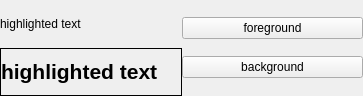
<?xml version="1.0" encoding="UTF-8"?>
<ui version="4.0">
 <class>CTextColorChooser</class>
 <widget class="QWidget" name="CTextColorChooser">
  <property name="geometry">
   <rect>
    <x>0</x>
    <y>0</y>
    <width>363</width>
    <height>96</height>
   </rect>
  </property>
  <property name="windowTitle">
   <string notr="true"/>
  </property>
  <layout class="QHBoxLayout" name="horizontalLayout">
   <item>
    <layout class="QVBoxLayout" name="verticalLayout">
     <item>
      <widget class="QLabel" name="lblTitle">
       <property name="text">
        <string>highlighted text</string>
       </property>
      </widget>
     </item>
     <item>
      <widget class="QLabel" name="lblHT">
       <property name="frameShape">
        <enum>QFrame::Box</enum>
       </property>
       <property name="text">
        <string>&lt;!DOCTYPE HTML PUBLIC &quot;-//W3C//DTD HTML 4.0//EN&quot; &quot;http://www.w3.org/TR/REC-html40/strict.dtd&quot;&gt;
&lt;html&gt;&lt;head&gt;&lt;meta name=&quot;qrichtext&quot; content=&quot;1&quot; /&gt;&lt;style type=&quot;text/css&quot;&gt;
p, li { white-space: pre-wrap; }
&lt;/style&gt;&lt;/head&gt;&lt;body style=&quot; font-family:'Sans Serif'; font-size:12pt; font-weight:400; font-style:normal;&quot;&gt;
&lt;table border=&quot;0&quot; style=&quot;-qt-table-type: root; margin-top:4px; margin-bottom:4px; margin-left:4px; margin-right:4px;&quot;&gt;
&lt;tr&gt;
&lt;td style=&quot;border: none;&quot;&gt;
&lt;p style=&quot; margin-top:0px; margin-bottom:0px; margin-left:0px; margin-right:0px; -qt-block-indent:0; text-indent:0px;&quot;&gt;&lt;span style=&quot; font-size:16pt; font-weight:600;&quot;&gt;highlighted &lt;/span&gt;&lt;span style=&quot; font-size:16pt; font-weight:600;&quot;&gt;text&lt;/span&gt;&lt;/p&gt;&lt;/td&gt;&lt;/tr&gt;&lt;/table&gt;&lt;/body&gt;&lt;/html&gt;</string>
       </property>
       <property name="textFormat">
        <enum>Qt::RichText</enum>
       </property>
       <property name="alignment">
        <set>Qt::AlignCenter</set>
       </property>
      </widget>
     </item>
    </layout>
   </item>
   <item>
    <layout class="QVBoxLayout" name="verticalLayout_8">
     <item>
      <widget class="QPushButton" name="btHTFg">
       <property name="text">
        <string notr="true">foreground</string>
       </property>
      </widget>
     </item>
     <item>
      <widget class="QPushButton" name="btHTBg">
       <property name="text">
        <string notr="true">background</string>
       </property>
      </widget>
     </item>
    </layout>
   </item>
  </layout>
 </widget>
 <layoutdefault spacing="0" margin="0"/>
 <resources/>
 <connections/>
</ui>
